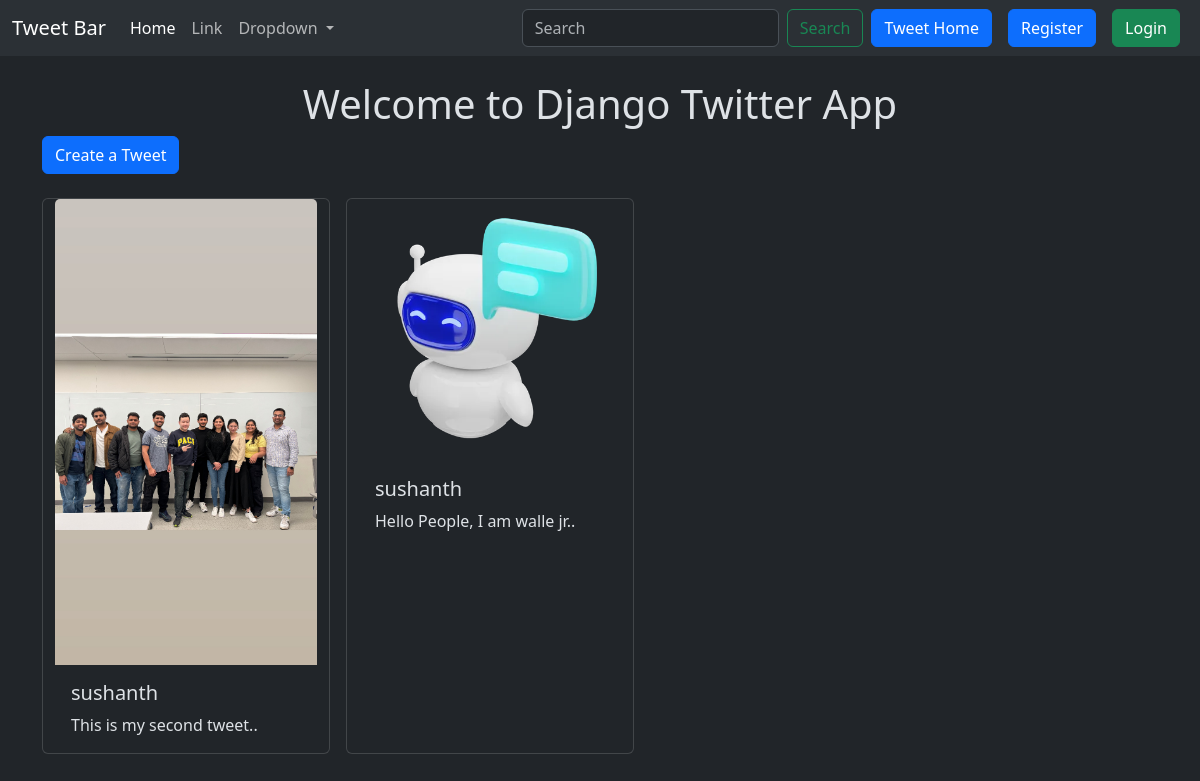
The app's page /tweet/, older data.
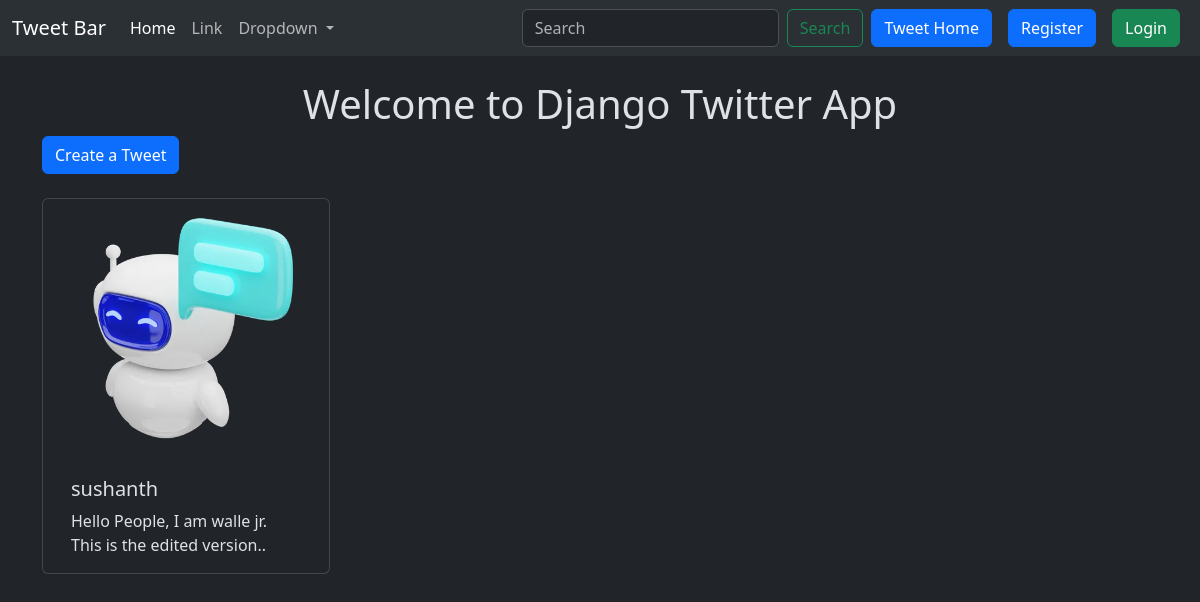
The same page, newer data.
### tweet/models.py (models this page shows, shortened)
class Tweet(models.Model):
    user = models.ForeignKey(User, on_delete=models.CASCADE)
    text = models.TextField(max_length=240)
    photo = models.ImageField(upload_to='photos/', blank=True, null=True)
    created_at = models.DateTimeField(auto_now_add=True)
    updated_at = models.DateTimeField(auto_now=True)

### tweet/views.py (the view)
# urls.py: path('', views.tweet_list, name='tweet_list'),
def tweet_list(request):
    tweets = Tweet.objects.all().order_by("-created_at")
    return render(request, 'tweet_list.html', {'tweets': tweets})

### tweet/templates/tweet_list.html (shortened to what this page needs)
{% extends "layout.html" %}
{% block content %}
    <h1 class="text-center mt-4"> Welcome to Django Twitter App</h1>
    <a class="btn btn-primary mb-4" href="{% url 'tweet_create'%}">
        Create a Tweet
    </a>
    <div class="container row gap-3">
        {% for tweet in tweets %}
        <div class="card" style="width: 18rem;">
            <img src = "{{tweet.photo.url}}" class="card-img-top" alt="...">
            <div class="card-body">
              <h5 class="card-title">{{tweet.user.username}}</h5>
              <p class="card-text">{{tweet.text}}.</p>
            </div>
          </div>
        {% endfor %}
    </div>
{% endblock %}

Row changes from the older to the newer data that the page shows:
removed Tweet: photo (picture), user.username "sushanth", text "This is my second tweet."
changed Tweet "sushanth": text "Hello People, I am walle jr." → "Hello People, I am walle jr. This is the edited version."
